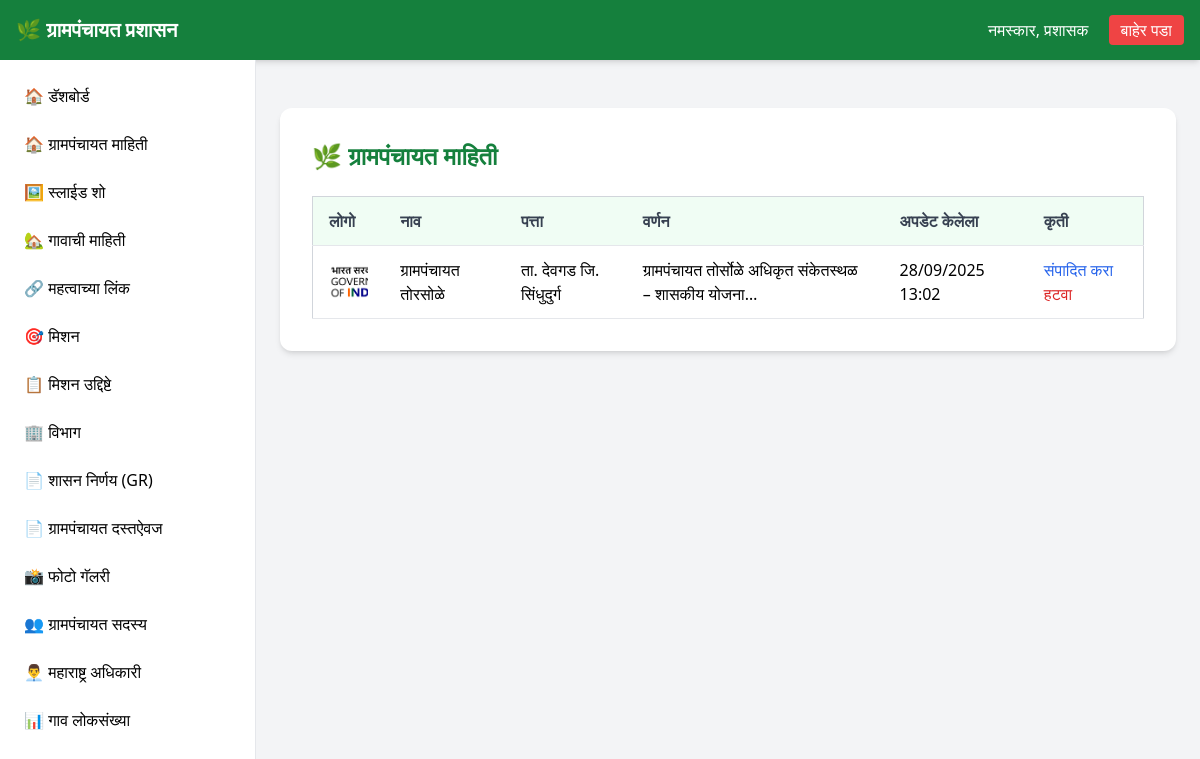
The page /dashboard/about-gp (signed in) on the database its author committed.
### api/models.py (models this page shows, shortened)
class GramPanchayatInfo(models.Model):
    logo = models.ImageField(upload_to='logos/', blank=True)
    name = models.CharField(max_length=200, blank=True)
    address = models.CharField(max_length=300, blank=True)
    description = models.TextField(blank=True)
    updated_at = models.DateTimeField(auto_now=True)

### api/views.py (the view)
# urls.py: path('dashboard/about-gp', views.AboutGp, name="about-gp"),
@login_required(login_url='/admin/login/')
def AboutGp(request):
    gp_infos = GramPanchayatInfo.objects.all()
    return render(request, 'dashboard/about_gp.html', {'gp_infos': gp_infos})

### api/templates/dashboard/about_gp.html (shortened to what this page needs)
{% extends 'dashboard/dashboard.html' %}
{% block content %}
<div class="max-w-6xl mx-auto bg-white p-8 mt-6 rounded-xl shadow-md">
    <div class="flex justify-between items-center mb-6">
        <h2 class="text-2xl font-bold text-green-700">
            🌿 ग्रामपंचायत माहिती
        </h2>
    </div>
    {% if gp_infos %}
        <div class="overflow-x-auto">
            <table class="min-w-full bg-white border border-gray-300">
                <thead class="bg-green-50">
                    <tr>
                        <th class="py-3 px-4 border-b text-left font-semibold text-gray-700">लोगो</th>
                        <th class="py-3 px-4 border-b text-left font-semibold text-gray-700">नाव</th>
                        <th class="py-3 px-4 border-b text-left font-semibold text-gray-700">पत्ता</th>
                        <th class="py-3 px-4 border-b text-left font-semibold text-gray-700">वर्णन</th>
                        <th class="py-3 px-4 border-b text-left font-semibold text-gray-700">अपडेट केलेला</th>
                        <th class="py-3 px-4 border-b text-left font-semibold text-gray-700">कृती</th>
                    </tr>
                </thead>
                <tbody>
                    {% for gp_info in gp_infos %}
                        <tr class="hover:bg-gray-50">
                            <td class="py-3 px-4 border-b">
                                {% if gp_info.logo %}
                                    <img src="{{ gp_info.logo.url }}" alt="Logo" class="w-12 h-12 object-cover rounded">
                                {% else %}
                                    <span class="text-gray-400">नाही</span>
                                {% endif %}
                            </td>
                            <td class="py-3 px-4 border-b">{{ gp_info.name }}</td>
                            <td class="py-3 px-4 border-b">{{ gp_info.address }}</td>
                            <td class="py-3 px-4 border-b">{{ gp_info.description|truncatechars:50 }}</td>
                            <td class="py-3 px-4 border-b">{{ gp_info.updated_at|date:"d/m/Y H:i" }}</td>
                            <td class="py-3 px-4 border-b">
                                <a href="{% url 'gp-info-update' gp_info.pk %}" class="text-blue-600 hover:text-blue-800 mr-2">संपादित करा</a>
                                <a href="{% url 'gp-info-delete' gp_info.pk %}" class="text-red-600 hover:text-red-800">हटवा</a>
                            </td>
                        </tr>
                    {% endfor %}
                </tbody>
            </table>
        </div>
    {% else %}
        <p class="text-gray-600 text-center py-8">कोणतीही ग्रामपंचायत माहिती आढळली नाही. <a href="{% url 'gp-info-create' %}" class="text-green-600 hover:text-green-700">नवी जोडा</a>.</p>
    {% endif %}
</div>
{% endblock %}

### rows shown on the page
GramPanchayatInfo: logo (picture), name "ग्रामपंचायत तोरसोळे", address "ता. देवगड जि. सिंधुदुर्ग", description "ग्रामपंचायत तोर्सोळे अधिकृत संकेतस्थळ – शासकीय योजना…", updated_at "28/09/2025 13:02"
